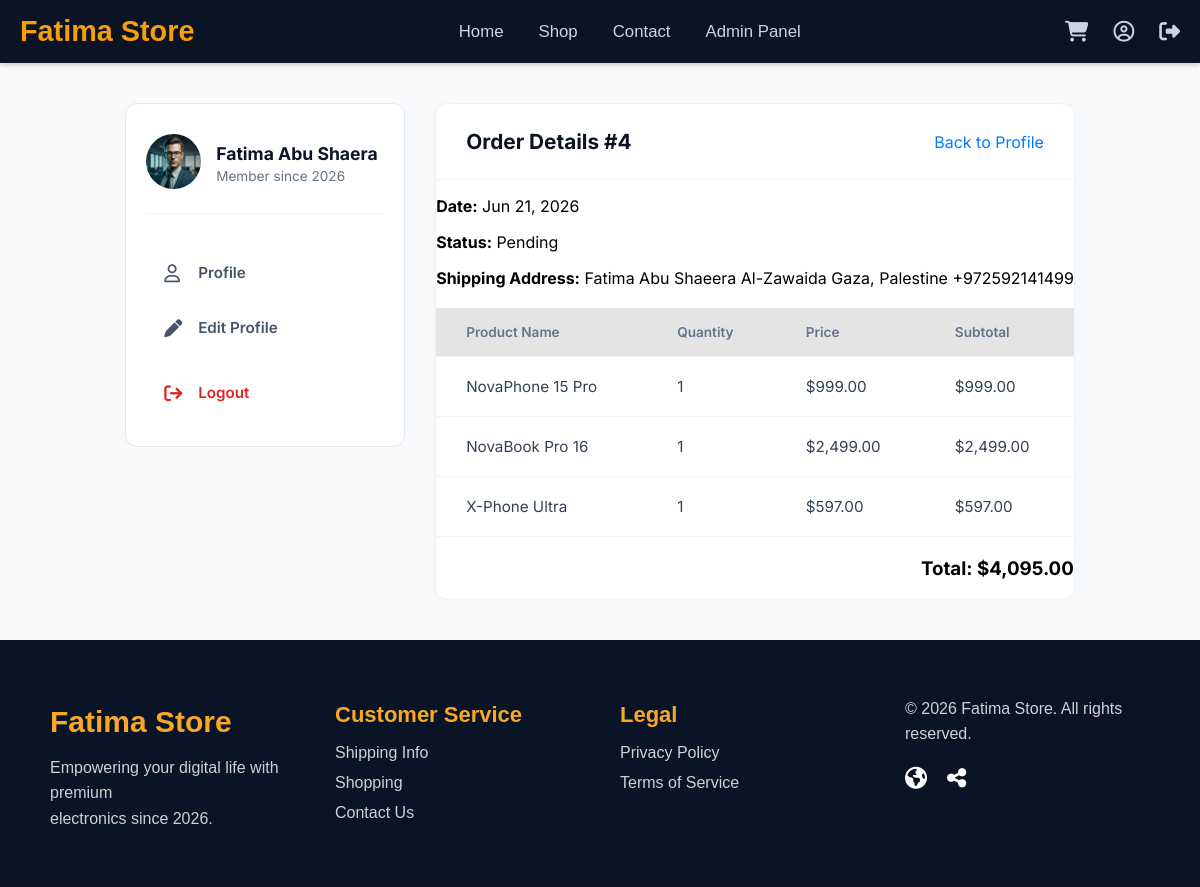
The app's page /profile.php?order_id=4 (signed in) with its own data.
### tables this page shows
CREATE TABLE `users` (
  `user_id` int(11) NOT NULL,
  `full_name` varchar(100) NOT NULL,
  `email` varchar(100) NOT NULL,
  `password` varchar(225) NOT NULL,
  `role` enum('customer','admin') NOT NULL,
  `created_at` timestamp NOT NULL DEFAULT current_timestamp() ON UPDATE current_timestamp(),
  `phone` varchar(20) NOT NULL,
  `address` text NOT NULL
);

CREATE TABLE `orders` (
  `order_id` int(11) NOT NULL,
  `user_id` int(11) NOT NULL,
  `total_amount` decimal(10,2) NOT NULL,
  `status` enum('pending','paid','shipped','delivered','cancelled') NOT NULL,
  `order_date` timestamp NOT NULL DEFAULT current_timestamp() ON UPDATE current_timestamp(),
  `shipping_address` text NOT NULL
);

CREATE TABLE `order_items` (
  `order_item_id` int(11) NOT NULL,
  `order_id` int(11) NOT NULL,
  `product_id` int(11) NOT NULL,
  `quantity` int(11) NOT NULL,
  `unit_price` decimal(10,0) NOT NULL
);

CREATE TABLE `products` (
  `product_id` int(11) NOT NULL,
  `name` varchar(150) NOT NULL,
  `description` text NOT NULL,
  `price` decimal(10,0) NOT NULL,
  `image_url` varchar(255) NOT NULL,
  `stock_quantity` int(11) NOT NULL,
  `category_id` int(11) NOT NULL,
  `created_at` timestamp NOT NULL DEFAULT current_timestamp() ON UPDATE current_timestamp()
);

### profile.php (the view, shortened to what this page needs)
<?php
require_once 'config/config.php';
$user_id = $_SESSION['user_id'];
$stmt = $pdo->prepare("SELECT * FROM users WHERE user_id = ?");
$stmt->execute([$user_id]);
$user = $stmt->fetch();
$stmt = $pdo->prepare("SELECT * FROM orders WHERE user_id = ? ORDER BY order_date DESC");
$stmt->execute([$user_id]);
$orders = $stmt->fetchAll();
$view_order = null;
if (isset($_GET['order_id'])) {
    $stmt = $pdo->prepare("SELECT * FROM orders WHERE order_id = ? AND user_id = ?");
    $stmt->execute([$_GET['order_id'], $user_id]);
    $view_order = $stmt->fetch();
    if ($view_order) {
        $stmt = $pdo->prepare("SELECT oi.*, p.name FROM order_items oi JOIN products p ON oi.product_id = p.product_id WHERE oi.order_id = ?");
        $stmt->execute([$view_order['order_id']]);
        $view_order['items'] = $stmt->fetchAll();
    }
}
?>
<!DOCTYPE html>
<html lang="en">
<head>
    <link rel="stylesheet" href="https://cdnjs.cloudflare.com/ajax/libs/font-awesome/6.4.0/css/all.min.css">
    <link rel="stylesheet" href="css/header.css">
    <link rel="stylesheet" href="css/index.css">
    <link rel="stylesheet" href="css/profile.css">
    <link rel="stylesheet" href="css/style.css">
</head>
<body>
    <?php include 'includes/header.php'; ?>
    <div class="dashboard-wrapper">
        <aside class="dashboard-sidebar">
            <div class="user-profile-summary">
                <div class="avatar-wrapper">
                    <img src="images/profile.png" alt="<?= htmlspecialchars($user['full_name']) ?>">
                </div>
                <div class="user-meta">
                    <h3><?= htmlspecialchars($user['full_name']) ?></h3>
                    <p>Member since <?= date('Y', strtotime($user['created_at'])) ?></p>
                </div>
            </div>
            <nav class="sidebar-nav">
                <a href="profile.php" class="nav-item <?= !isset($_GET['edit']) && !isset($_GET['order_id']) ? 'active' : '' ?>">
                    <i class="fa-regular fa-user"></i> Profile
                </a>
                <a href="profile.php?edit=1" class="nav-item <?= isset($_GET['edit']) ? 'active' : '' ?>">
                    <i class="fa-solid fa-pen"></i> Edit Profile
                </a>
                <a href="logout.php" class="nav-item logout-btn">
                    <i class="fa-solid fa-arrow-right-from-bracket"></i> Logout
                </a>
            </nav>
        </aside>
        <main class="dashboard-content">
            <?php if (isset($_GET['edit'])): ?>
                <section class="dashboard-card personal-info-card">
                    <div class="card-header">
                        <h2>Edit Personal Information</h2>
                    </div>
                    <form method="POST" action="profile.php">
                        <input type="hidden" name="update_profile" value="1">
                        <div style="margin-bottom: 15px;">
                            <label>Full Name</label>
                            <input type="text" name="full_name" value="<?= htmlspecialchars($user['full_name']) ?>" required style="width: 100%; padding: 8px;">
                        </div>
                        <div style="margin-bottom: 15px;">
                            <label>Email Address</label>
                            <input type="email" name="email" value="<?= htmlspecialchars($user['email']) ?>" required style="width: 100%; padding: 8px;">
                        </div>
                        <div style="margin-bottom: 15px;">
                            <label>Phone Number</label>
                            <input type="text" name="phone" value="<?= htmlspecialchars($user['phone'] ?? '') ?>" style="width: 100%; padding: 8px;">
                        </div>
                        <div style="margin-bottom: 15px;">
                            <label>Default Address</label>
                            <textarea name="address" rows="3" style="width: 100%; padding: 8px;"><?= htmlspecialchars($user['address'] ?? '') ?></textarea>
                        </div>
                        <button type="submit" style="background: #007bff; color: white; border: none; padding: 10px 20px; cursor: pointer;">Save Changes</button>
                    </form>
                </section>
            <?php elseif (isset($_GET['order_id']) && $view_order): ?>
                <section class="dashboard-card order-history-card">
                    <div class="card-header">
                        <h2>Order Details #<?= $view_order['order_id'] ?></h2>
                        <a href="profile.php" style="color: #007bff; text-decoration: none;">Back to Profile</a>
                    </div>
                    <p><strong>Date:</strong> <?= date('M d, Y', strtotime($view_order['order_date'])) ?></p>
                    <p><strong>Status:</strong> <?= ucfirst($view_order['status']) ?></p>
                    <p><strong>Shipping Address:</strong> <?= htmlspecialchars($view_order['shipping_address']) ?></p>
                    <table class="orders-table" style="margin-top: 20px; width: 100%;">
                        <thead>
                            <tr>
                                <th>Product Name</th>
                                <th>Quantity</th>
                                <th>Price</th>
                                <th>Subtotal</th>
                            </tr>
                        </thead>
                        <tbody>
                            <?php foreach ($view_order['items'] as $item): ?>
                                <tr>
                                    <td><?= htmlspecialchars($item['name']) ?></td>
                                    <td><?= $item['quantity'] ?></td>
                                    <td>$<?= number_format($item['unit_price'], 2) ?></td>
                                    <td>$<?= number_format($item['unit_price'] * $item['quantity'], 2) ?></td>
                                </tr>
                            <?php endforeach; ?>
                        </tbody>
                    </table>
                    <h3 style="text-align: right; margin-top: 20px;">Total: $<?= number_format($view_order['total_amount'], 2) ?></h3>
                </section>
            <?php endif; ?>
        </main>
    </div>
    <?php include 'includes/footer.php'; ?>
</body>
</html>

### css/index.css (style rules this page uses)
body { background-color: #f8fafc; margin: 0; padding: 0; font-family: Arial, sans-serif; }

### css/profile.css (style rules this page uses)
body { background-color: #f8fafc !important; }
.dashboard-wrapper { max-width: 1200px; margin: 40px auto; padding: 0 20px; display: flex; gap: 30px; font-family: 'Inter', sans-serif; align-items: flex-start; }
.dashboard-sidebar { width: 280px; background-color: #ffffff; border-radius: 12px; padding: 30px 20px; box-shadow: 0 4px 20px rgba(0, 0, 0, 0.02); border: 1px solid #e2e8f0; flex-shrink: 0; }
.user-profile-summary { display: flex; align-items: center; gap: 15px; margin-bottom: 35px; padding-bottom: 20px; border-bottom: 1px solid #f1f5f9; }
.avatar-wrapper img { width: 55px; height: 55px; border-radius: 50%; object-fit: cover; background-color: #f1f5f9; }
.user-meta h3 { font-size: 1.1em; color: #0b1325; margin: 0 0 4px 0; font-weight: 700; }
.user-meta p { font-size: 0.85em; color: #64748b; margin: 0; }
.sidebar-nav { display: flex; flex-direction: column; gap: 8px; }
.nav-item { display: flex; align-items: center; gap: 14px; padding: 14px 18px; font-size: 0.95em; font-weight: 600; color: #475569; text-decoration: none; border-radius: 8px; transition: all 0.3s ease; }
.nav-item i { font-size: 18px; width: 20px; }
.nav-item.logout-btn { color: #dc2626; margin-top: 10px; }
.dashboard-content { flex: 1; display: flex; flex-direction: column; gap: 30px; }
.dashboard-card { background-color: #ffffff; border-radius: 12px; box-shadow: 0 4px 20px rgba(0, 0, 0, 0.02); border: 1px solid #edf2f7; overflow: hidden; }
.card-header { display: flex; justify-content: space-between; align-items: center; padding: 25px 30px; border-bottom: 1px solid #f1f5f9; }
.card-header h2 { font-size: 1.3em; color: #0b1325; margin: 0; font-weight: 700; }
.orders-table { width: 100%; border-collapse: collapse; text-align: left; }
.orders-table th { background-color: #e4e4e4; padding: 16px 30px; font-size: 0.85em; font-weight: 600; color: #64748b; border-bottom: 1px solid #f1f5f9; }
.orders-table td { padding: 20px 30px; font-size: 0.95em; color: #334155; border-bottom: 1px solid #f1f5f9; }
.orders-table tbody tr { transition: background-color 0.2s ease; }
.orders-table th, .orders-table td { text-align: left; vertical-align: middle; }

### css/style.css (style rules this page uses)
html, body { height: 100%; overflow-x: hidden; }
*, *::before, *::after { box-sizing: border-box; }
body { display: flex; flex-direction: column; min-height: 100vh; margin: 0; padding: 0; }

### records on screen
users: full_name "Fatima Abu Shaera", created_at "2026"
orders: order_id "4", order_date "Jun 21, 2026", status "Pending", shipping_address "Fatima Abu Shaeera Al-Zawaida Gaza, Palestine +972592141499", total_amount "4,095.00"
order_items: product.name "NovaPhone 15 Pro", quantity "1", unit_price "999.00", $item['unit_price'] * $item['quantity'] "999.00"
order_items: product.name "NovaBook Pro 16", quantity "1", unit_price "2,499.00", $item['unit_price'] * $item['quantity'] "2,499.00"
order_items: product.name "X-Phone Ultra", quantity "1", unit_price "597.00", $item['unit_price'] * $item['quantity'] "597.00"
